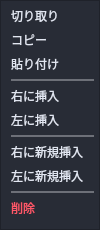
<?xml version="1.0" encoding="UTF-8"?>
<ui version="4.0">
 <class>pattern_menu</class>
 <widget class="QWidget" name="pattern_menu">
  <property name="geometry">
   <rect>
    <x>0</x>
    <y>0</y>
    <width>100</width>
    <height>230</height>
   </rect>
  </property>
  <property name="minimumSize">
   <size>
    <width>100</width>
    <height>230</height>
   </size>
  </property>
  <property name="maximumSize">
   <size>
    <width>100</width>
    <height>230</height>
   </size>
  </property>
  <property name="windowTitle">
   <string>Form</string>
  </property>
  <property name="styleSheet">
   <string notr="true">background-color: rgb(40, 44, 54);</string>
  </property>
  <layout class="QVBoxLayout" name="verticalLayout">
   <property name="leftMargin">
    <number>0</number>
   </property>
   <property name="topMargin">
    <number>0</number>
   </property>
   <property name="rightMargin">
    <number>0</number>
   </property>
   <property name="bottomMargin">
    <number>0</number>
   </property>
   <item>
    <widget class="QFrame" name="frame_4">
     <property name="styleSheet">
      <string notr="true">QPushButton:enabled {
	color: rgb(225, 230, 241);
	font: 12px  &quot;游ゴシック&quot;;
	border:none;
	Text-align:left;
}
QPushButton:disabled {
	color: rgb(99, 99, 99);
	border:none;
	Text-align:left;
}
QPushButton:hover {
	background-color: rgb(29, 33, 40);
}

QPushButton:pressed {
	background-color: rgb(69, 140, 207);
}</string>
     </property>
     <property name="frameShape">
      <enum>QFrame::StyledPanel</enum>
     </property>
     <property name="frameShadow">
      <enum>QFrame::Raised</enum>
     </property>
     <layout class="QGridLayout" name="gridLayout_2">
      <property name="leftMargin">
       <number>10</number>
      </property>
      <property name="topMargin">
       <number>5</number>
      </property>
      <property name="rightMargin">
       <number>5</number>
      </property>
      <property name="bottomMargin">
       <number>5</number>
      </property>
      <property name="spacing">
       <number>5</number>
      </property>
      <item row="8" column="0">
       <widget class="QPushButton" name="pattern_menu_leftinsertblank_pushButton">
        <property name="styleSheet">
         <string notr="true"/>
        </property>
        <property name="text">
         <string>左に新規挿入</string>
        </property>
       </widget>
      </item>
      <item row="5" column="0">
       <widget class="QPushButton" name="pattern_menu_leftinsert_pushButton">
        <property name="styleSheet">
         <string notr="true"/>
        </property>
        <property name="text">
         <string>左に挿入</string>
        </property>
       </widget>
      </item>
      <item row="1" column="0">
       <widget class="QPushButton" name="pattern_menu_copy_pushButton">
        <property name="styleSheet">
         <string notr="true"/>
        </property>
        <property name="text">
         <string>コピー</string>
        </property>
       </widget>
      </item>
      <item row="7" column="0">
       <widget class="QPushButton" name="pattern_menu_rightinsertblank_pushButton">
        <property name="styleSheet">
         <string notr="true"/>
        </property>
        <property name="text">
         <string>右に新規挿入</string>
        </property>
       </widget>
      </item>
      <item row="3" column="0">
       <widget class="QFrame" name="frame_8">
        <property name="minimumSize">
         <size>
          <width>0</width>
          <height>2</height>
         </size>
        </property>
        <property name="maximumSize">
         <size>
          <width>16777215</width>
          <height>2</height>
         </size>
        </property>
        <property name="styleSheet">
         <string notr="true">QFrame{
	background-color: rgb(141, 145, 156);
}
QFrame:hover{
	border:none;
}
QFrame:focus{
	border:none;
}</string>
        </property>
        <property name="frameShape">
         <enum>QFrame::StyledPanel</enum>
        </property>
        <property name="frameShadow">
         <enum>QFrame::Raised</enum>
        </property>
       </widget>
      </item>
      <item row="9" column="0">
       <widget class="QFrame" name="frame_7">
        <property name="minimumSize">
         <size>
          <width>0</width>
          <height>2</height>
         </size>
        </property>
        <property name="maximumSize">
         <size>
          <width>16777215</width>
          <height>2</height>
         </size>
        </property>
        <property name="styleSheet">
         <string notr="true">QFrame{
	background-color: rgb(141, 145, 156);
}
QFrame:hover{
	border:none;
}
QFrame:focus{
	border:none;
}</string>
        </property>
        <property name="frameShape">
         <enum>QFrame::StyledPanel</enum>
        </property>
        <property name="frameShadow">
         <enum>QFrame::Raised</enum>
        </property>
       </widget>
      </item>
      <item row="4" column="0">
       <widget class="QPushButton" name="pattern_menu_rightinsert_pushButton">
        <property name="styleSheet">
         <string notr="true"/>
        </property>
        <property name="text">
         <string>右に挿入</string>
        </property>
       </widget>
      </item>
      <item row="6" column="0">
       <widget class="QFrame" name="frame_6">
        <property name="minimumSize">
         <size>
          <width>0</width>
          <height>2</height>
         </size>
        </property>
        <property name="maximumSize">
         <size>
          <width>16777215</width>
          <height>2</height>
         </size>
        </property>
        <property name="styleSheet">
         <string notr="true">QFrame{
	background-color: rgb(141, 145, 156);
}
QFrame:hover{
	border:none;
}
QFrame:focus{
	border:none;
}</string>
        </property>
        <property name="frameShape">
         <enum>QFrame::StyledPanel</enum>
        </property>
        <property name="frameShadow">
         <enum>QFrame::Raised</enum>
        </property>
       </widget>
      </item>
      <item row="2" column="0">
       <widget class="QPushButton" name="pattern_menu_paste_pushButton">
        <property name="styleSheet">
         <string notr="true"/>
        </property>
        <property name="text">
         <string>貼り付け</string>
        </property>
       </widget>
      </item>
      <item row="10" column="0">
       <widget class="QPushButton" name="pattern_menu_delete_pushButton">
        <property name="styleSheet">
         <string notr="true">QPushButton:enabled {
	color: rgb(255, 88, 105);
}
QPushButton:disabled {
	color: rgb(99, 99, 99);
}</string>
        </property>
        <property name="text">
         <string>削除</string>
        </property>
       </widget>
      </item>
      <item row="0" column="0">
       <widget class="QPushButton" name="pattern_menu_cut_pushButton">
        <property name="styleSheet">
         <string notr="true"/>
        </property>
        <property name="text">
         <string>切り取り</string>
        </property>
       </widget>
      </item>
     </layout>
    </widget>
   </item>
  </layout>
 </widget>
 <resources/>
 <connections/>
</ui>
